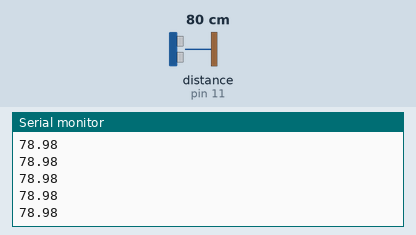
A sketch run on a simulated Arduino Uno, built with avr-gcc and run on an emulated ATmega328P. Shown: the last lines printed to the serial monitor. Wiring (inferred from the names in the program): ultrasonic range finder: trigger pin 12; echo pin 11. The test bench sets the inputs (shaded band); at power-on: distance to the obstacle (sensor on pin 11) 80 cm. The echo pulse lasts 58.3 µs per cm.

Above: at 1.2 s.
1.3 s: distance to the obstacle (sensor on pin 11) set to 2 cm
At 1.37 s:
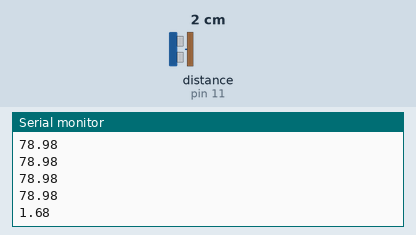
2.8 s: distance to the obstacle (sensor on pin 11) set to 4 cm
At 2.89 s:
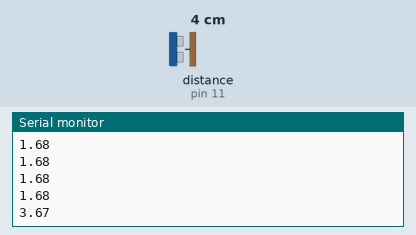
Timing chart, 0 to 5.8 s (numbered marks = the images above; inputs shaded):
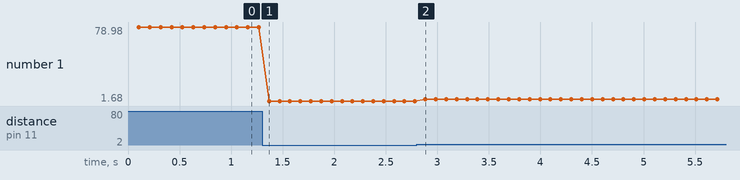

The sketch:

ultrasonic_ranging.ino
```cpp
// Code from the Freenove tutorial for the arduino starter kit

#define trigPin 12 // define TrigPin
#define echoPin 11 // define EchoPin.
#define MAX_DISTANCE 200 // Maximum sensor distance is rated at 400-500cm.


// define the timeOut according to the maximum range. timeOut= 2*MAX_DISTANCE /100 /340*1000000 = MAX_DISTANCE*58.8
float timeOut = MAX_DISTANCE * 60;
int soundVelocity = 340; // define sound speed=340m/s

void setup() {
  pinMode(trigPin,OUTPUT);// set trigPin to output mode
  pinMode(echoPin,INPUT); // set echoPin to input mode
  Serial.begin(115200); // Open serial monitor at 9600 baud to see ping results.
}

void loop() {
  delay(100); // Wait 100ms between pings (about 20 pings/sec). 29ms should be the shortest delay between pings.
  //Serial.print("Ping: ");
  Serial.println(getSonar()); // Send ping, get distance in cm and print result (0 = outside set distance range)
  //Serial.println("cm");
}

float getSonar() {
  unsigned long pingTime;
  float distance;
  digitalWrite(trigPin, HIGH); // make trigPin output high level lasting for 10μs to triger HC_SR04,
  delayMicroseconds(10);
  digitalWrite(trigPin, LOW);
  pingTime = pulseIn(echoPin, HIGH, timeOut); // Wait HC-SR04 returning to the high level and measure out this waitting time
  distance = (float)pingTime * soundVelocity / 2 / 10000; // calculate the distance according to the time
  return distance; // return the distance value
}
```

Measured:
- after the input at 1.3 s, the serial monitor: prints a new line after 0.07 s (image 1)
- after the input at 2.8 s, the serial monitor: prints a new line after 0.08 s (image 2)
- plotted number 1: 78.98 → 1.68 after the input at 1.3 s, 1.68 → 3.67 after the input at 2.8 s
